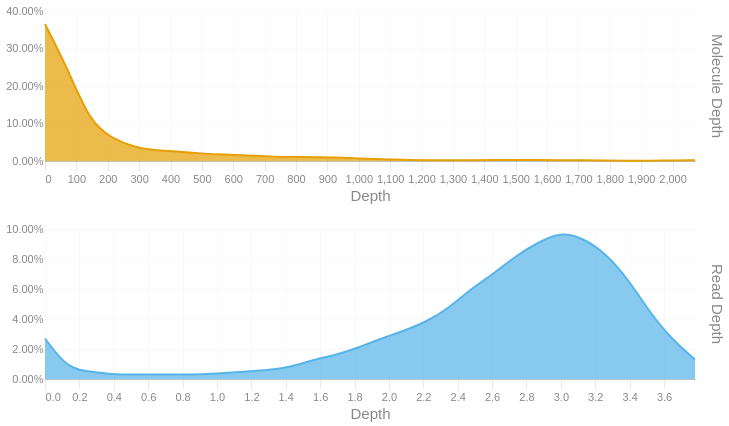

Here is the notebook cell this chart was saved with:
### Code cell
readdep = depth_hist(tb['Read Depth'], q99, 3)
readdep = readdep.with_columns(pl.lit('Read Depth').alias('Metric'))
if not SKIPLR:
    moldep = depth_hist(tb['Molecule Depth'], mol_q99, 1)
    moldep = moldep.with_columns(pl.lit('Molecule Depth').alias('Metric'))
    _hist = pl.concat([readdep, moldep])
    _hist = _hist.filter(pl.col('Proportion') != 0)
    with SafeRender(_hist):
        (
            alt.Chart(_hist)        
            .mark_area(interpolate = "basis")
            .encode(
                x=alt.X('Bin:Q').scale(domainMin=0).axis(alt.Axis(title='Depth')),
                y = alt.Y('Proportion:Q', title = None).axis(format = '.2%'),
                color = alt.Color('Metric:N').legend(None),
                row = alt.Row("Metric:N").header(title = None, labelOrient = 'right'),
                tooltip = [
                    alt.Tooltip("Metric:N", title = "Metric"),
                    alt.Tooltip('Interval:N', title = "Depth Interval"),
                    alt.Tooltip('Proportion:Q', title = "% Alignments").format('.2%')
                ]
            )
            .resolve_scale(x='independent', y='independent')
            .properties(
                height = 150, width = 650,
                usermeta={'embedOptions': {'downloadFileName': f'{samplename}.depth.hist'}}
            )
        ).display()
else:
    readdep = readdep.filter(pl.col('Proportion') != 0)
    with SafeRender(readdep):
        (
            alt.Chart(readdep)        
            .mark_area(interpolate = "basis")
            .encode(
                x=alt.X('Bin:Q').scale(domainMin=0).axis(alt.Axis(title='Depth')),
                y = alt.Y('Proportion:Q', title = None).axis(format = '.2%'),
                tooltip = [
                    alt.Tooltip('Interval:N', title = "Depth Interval"),
                    alt.Tooltip('Proportion:Q', title = "% Alignments").format('.2%')
                ]
            )
            .properties(
                usermeta={'embedOptions': {'downloadFileName': f'{samplename}.depth.hist'}}
            )
        ).display()

### Figure 1 — Vega-Lite specification as saved in the notebook (floating-point values rounded to 4 significant figures)
{"width": 650, "height": 150, "config": {"title": {"anchor": "start", "dy": -15, "fontSize": 18, "color": "#888888", "subtitleColor": "#888888", "subtitleFontSize": 14}, "arc": {"fill": "#0072B2"}, "axis": {"domainColor": "#888888", "domainWidth": 0.5, "gridWidth": 0.2, "grid": false, "titleFontWeight": 400, "titleFontSize": 15, "labelFontSize": 11, "labelColor": "#888888", "tickColor": "#888888", "tickWidth": 0.2, "titleColor": "#888888"}, "axisBand": {"grid": false}, "axisX": {"grid": true, "tickSize": 10, "domainCap": "round"}, "axisY": {"domain": false, "grid": true, "tickSize": 0, "domainCap": "round"}, "background": "transparent", "header": {"labelFontSize": 15, "labelColor": "#888888", "titleFontSize": 15, "titleFontWeight": 600, "titleColor": "#888888"}, "legend": {"labelFont": "sans-serif", "labelFontSize": 12, "labelColor": "#888888", "symbolSize": 100, "symbolType": "circle", "titleFontSize": 12, "titlePadding": 10, "titleColor": "#888888", "title": null}, "range": {"category": ["#E69F00", "#56B4E9", "#009E73", "#F0E442", "#0072B2", "#D55E00", "#CC79A7", "#000000"], "diverging": ["#cfe8f3", "#a2d4ec", "#73bfe2", "#46abdb", "#1696d2", "#12719e"]}, "area": {"fill": "#0072B2", "fillOpacity": 0.7, "line": true, "strokeOpacity": 0.7}, "line": {"color": "#0072B2", "stroke": "#0072B2", "strokeWidth": 2}, "trail": {"color": "#0072B2", "stroke": "#0072B2", "strokeWidth": 0, "size": 1}, "point": {"filled": true, "fillOpacity": 1.0, "size": 95}, "text": {"color": "#888888", "fontSize": 11, "align": "right", "fontWeight": 400, "size": 11}, "bar": {"fill": "#0072B2", "stroke": null}, "view": {"stroke": null, "continuousWidth": 660, "continuousHeight": 400}}, "data": {"name": "data-c24cbc2a3910ade1999051b193130fac"}, "mark": {"type": "area", "interpolate": "basis"}, "encoding": {"color": {"field": "Metric", "legend": null, "type": "nominal"}, "row": {"field": "Metric", "header": {"title": null, "labelOrient": "right"}, "type": "nominal"}, "tooltip": [{"field": "Metric", "title": "Metric", "type": "nominal"}, {"field": "Interval", "title": "Depth Interval", "type": "nominal"}, {"field": "Proportion", "format": ".2%", "title": "% Alignments", "type": "quantitative"}], "x": {"axis": {"title": "Depth"}, "field": "Bin", "scale": {"domainMin": 0}, "type": "quantitative"}, "y": {"axis": {"format": ".2%"}, "field": "Proportion", "title": null, "type": "quantitative"}}, "resolve": {"scale": {"x": "independent", "y": "independent"}}, "usermeta": {"embedOptions": {"downloadFileName": "S5_Kennetcook_3547.depth.hist"}}, "$schema": "https://vega.github.io/schema/vega-lite/v6.1.0.json", "datasets": {"data-c24cbc2a3910ade1999051b193130fac": [{"Bin": 0.0, "Interval": "0.0-0.13", "Proportion": 0.027, "Metric": "Read Depth"}, {"Bin": 0.13, "Interval": "0.13-0.261", "Proportion": 0.007, "Metric": "Read Depth"}, {"Bin": 0.261, "Interval": "0.261-0.391", "Proportion": 0.005, "Metric": "Read Depth"}, {"Bin": 0.391, "Interval": "0.391-0.521", "Proportion": 0.003, "Metric": "Read Depth"}, {"Bin": 0.521, "Interval": "0.521-0.652", "Proportion": 0.003, "Metric": "Read Depth"}, {"Bin": 0.652, "Interval": "0.652-0.782", "Proportion": 0.003, "Metric": "Read Depth"}, {"Bin": 0.782, "Interval": "0.782-0.912", "Proportion": 0.003, "Metric": "Read Depth"}, {"Bin": 0.912, "Interval": "0.912-1.043", "Proportion": 0.003, "Metric": "Read Depth"}, {"Bin": 1.043, "Interval": "1.043-1.173", "Proportion": 0.004, "Metric": "Read Depth"}, {"Bin": 1.173, "Interval": "1.173-1.303", "Proportion": 0.005, "Metric": "Read Depth"}, {"Bin": 1.303, "Interval": "1.303-1.434", "Proportion": 0.006, "Metric": "Read Depth"}, {"Bin": 1.434, "Interval": "1.434-1.564", "Proportion": 0.008, "Metric": "Read Depth"}, {"Bin": 1.564, "Interval": "1.564-1.694", "Proportion": 0.013, "Metric": "Read Depth"}, {"Bin": 1.694, "Interval": "1.694-1.825", "Proportion": 0.016, "Metric": "Read Depth"}, {"Bin": 1.825, "Interval": "1.825-1.955", "Proportion": 0.021, "Metric": "Read Depth"}, {"Bin": 1.955, "Interval": "1.955-2.085", "Proportion": 0.027, "Metric": "Read Depth"}, {"Bin": 2.085, "Interval": "2.085-2.216", "Proportion": 0.032, "Metric": "Read Depth"}, {"Bin": 2.216, "Interval": "2.216-2.346", "Proportion": 0.038, "Metric": "Read Depth"}, {"Bin": 2.346, "Interval": "2.346-2.476", "Proportion": 0.047, "Metric": "Read Depth"}, {"Bin": 2.476, "Interval": "2.476-2.607", "Proportion": 0.06, "Metric": "Read Depth"}, {"Bin": 2.607, "Interval": "2.607-2.737", "Proportion": 0.07, "Metric": "Read Depth"}, {"Bin": 2.737, "Interval": "2.737-2.867", "Proportion": 0.082, "Metric": "Read Depth"}, {"Bin": 2.867, "Interval": "2.867-2.998", "Proportion": 0.091, "Metric": "Read Depth"}, {"Bin": 2.998, "Interval": "2.998-3.128", "Proportion": 0.098, "Metric": "Read Depth"}, {"Bin": 3.128, "Interval": "3.128-3.258", "Proportion": 0.094, "Metric": "Read Depth"}, {"Bin": 3.258, "Interval": "3.258-3.389", "Proportion": 0.084, "Metric": "Read Depth"}, {"Bin": 3.389, "Interval": "3.389-3.519", "Proportion": 0.067, "Metric": "Read Depth"}, {"Bin": 3.519, "Interval": "3.519-3.649", "Proportion": 0.044, "Metric": "Read Depth"}, {"Bin": 3.649, "Interval": "3.649-3.78", "Proportion": 0.026, "Metric": "Read Depth"}, {"Bin": 3.78, "Interval": "3.78-3.91", "Proportion": 0.013, "Metric": "Read Depth"}, {"Bin": 0.0, "Interval": "0.0-71.4", "Proportion": 0.365, "Metric": "Molecule Depth"}, {"Bin": 71.4, "Interval": "71.4-142.9", "Proportion": 0.248, "Metric": "Molecule Depth"}, {"Bin": 142.9, "Interval": "142.9-214.3", "Proportion": 0.104, "Metric": "Molecule Depth"}, {"Bin": 214.3, "Interval": "214.3-285.7", "Proportion": 0.06, "Metric": "Molecule Depth"}, {"Bin": 285.7, "Interval": "285.7-357.2", "Proportion": 0.036, "Metric": "Molecule Depth"}, {"Bin": 357.2, "Interval": "357.2-428.6", "Proportion": 0.028, "Metric": "Molecule Depth"}, {"Bin": 428.6, "Interval": "428.6-500.0", "Proportion": 0.025, "Metric": "Molecule Depth"}, {"Bin": 500.0, "Interval": "500.0-571.5", "Proportion": 0.02, "Metric": "Molecule Depth"}, {"Bin": 571.5, "Interval": "571.5-642.9", "Proportion": 0.017, "Metric": "Molecule Depth"}, {"Bin": 642.9, "Interval": "642.9-714.3", "Proportion": 0.015, "Metric": "Molecule Depth"}, {"Bin": 714.3, "Interval": "714.3-785.7", "Proportion": 0.012, "Metric": "Molecule Depth"}, {"Bin": 785.7, "Interval": "785.7-857.2", "Proportion": 0.011, "Metric": "Molecule Depth"}, {"Bin": 857.2, "Interval": "857.2-928.6", "Proportion": 0.01, "Metric": "Molecule Depth"}, {"Bin": 928.6, "Interval": "928.6-1000.0", "Proportion": 0.01, "Metric": "Molecule Depth"}, {"Bin": 1000.0, "Interval": "1000.0-1071.5", "Proportion": 0.006, "Metric": "Molecule Depth"}, {"Bin": 1072.0, "Interval": "1071.5-1142.9", "Proportion": 0.005, "Metric": "Molecule Depth"}, {"Bin": 1143.0, "Interval": "1142.9-1214.3", "Proportion": 0.003, "Metric": "Molecule Depth"}, {"Bin": 1214.0, "Interval": "1214.3-1285.8", "Proportion": 0.002, "Metric": "Molecule Depth"}, {"Bin": 1286.0, "Interval": "1285.8-1357.2", "Proportion": 0.002, "Metric": "Molecule Depth"}, {"Bin": 1357.0, "Interval": "1357.2-1428.6", "Proportion": 0.002, "Metric": "Molecule Depth"}, {"Bin": 1429.0, "Interval": "1428.6-1500.1", "Proportion": 0.003, "Metric": "Molecule Depth"}, {"Bin": 1500.0, "Interval": "1500.1-1571.5", "Proportion": 0.003, "Metric": "Molecule Depth"}, {"Bin": 1572.0, "Interval": "1571.5-1642.9", "Proportion": 0.003, "Metric": "Molecule Depth"}, {"Bin": 1643.0, "Interval": "1642.9-1714.4", "Proportion": 0.002, "Metric": "Molecule Depth"}, {"Bin": 1714.0, "Interval": "1714.4-1785.8", "Proportion": 0.002, "Metric": "Molecule Depth"}, {"Bin": 1786.0, "Interval": "1785.8-1857.2", "Proportion": 0.001, "Metric": "Molecule Depth"}, {"Bin": 1857.0, "Interval": "1857.2-1928.6", "Proportion": 0.001, "Metric": "Molecule Depth"}, {"Bin": 1929.0, "Interval": "1928.6-2000.1", "Proportion": 0.001, "Metric": "Molecule Depth"}, {"Bin": 2000.0, "Interval": "2000.1-2071.5", "Proportion": 0.001, "Metric": "Molecule Depth"}, {"Bin": 2072.0, "Interval": "2071.5-2142.94", "Proportion": 0.002, "Metric": "Molecule Depth"}]}}
